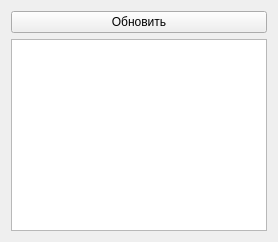
<?xml version="1.0" encoding="UTF-8"?>
<ui version="4.0">
<class>AuditForm</class>

<widget class="QWidget">
 <layout class="QVBoxLayout">

  <item>
   <widget class="QPushButton" name="refreshBtn">
    <property name="text"><string>Обновить</string></property>
   </widget>
  </item>

  <item>
   <widget class="QTableWidget" name="auditTable"/>
  </item>

 </layout>
</widget>
</ui>
